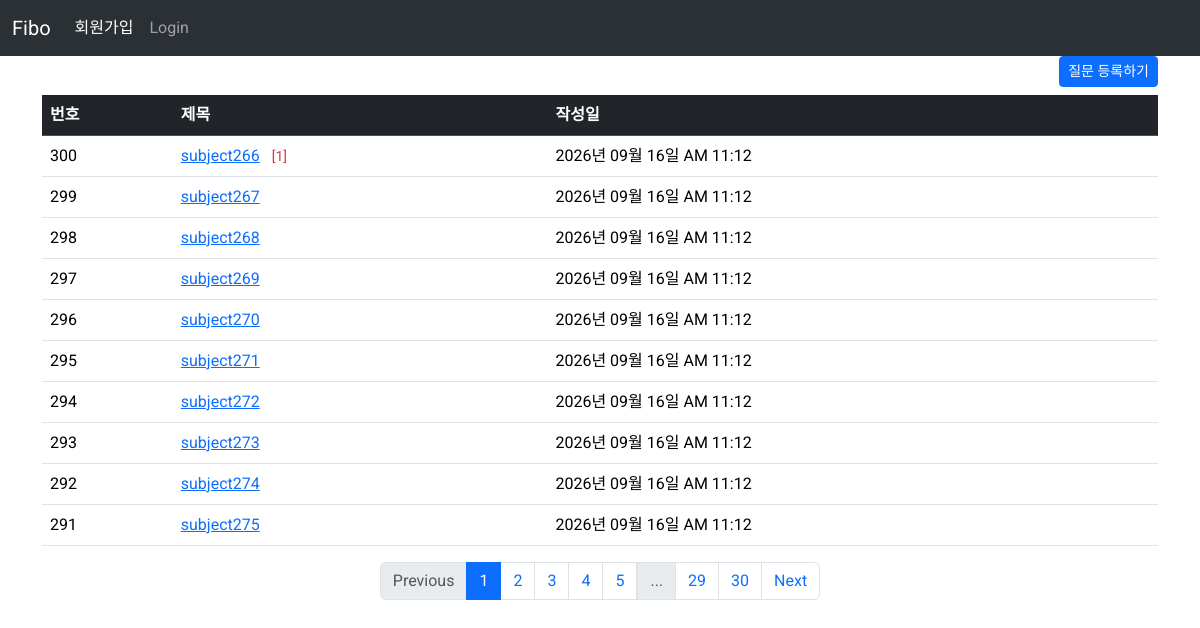
The page /question/list on the database its author committed.
### pybo/models.py (models this page shows)
class Question(db.Model):
    id = db.Column(db.Integer, primary_key=True)
    subject = db.Column(db.String(200), nullable=False)
    content = db.Column(db.Text, nullable=False)
    create_date = db.Column(db.DateTime,nullable=False)

### pybo/views/question_views.py (the view)
@bp.route('/list')
def _list():
    question_list = Question.query.order_by(Question.create_date.desc())
    page = request.args.get('page', default=1, type=int)
    question_list = question_list.paginate(page=page, per_page=10)
    return render_template('question/question_list.html', question_list=question_list)

### pybo/filter.py (called while the page is built)
def format_datetime(value,fmt="%Y년 %m월 %d일 %p %I:%M"):
    return value.strftime(fmt)

### pybo/templates/question/question_list.html
{% extends "base.html" %}
{% block content %}
<div class="container mv-3">
    <div class="text-end">
       <a href="{{ url_for('question.create') }}" class="btn btn-primary btn-sm mb-2">질문 등록하기</a>
    </div>
    <table class="table table-hover">
      <thead>
        <tr class="table-dark">
          <th scope="col">번호</th>
          <th scope="col">제목</th>
          <th scope="col">작성일</th>
        </tr>
      </thead>
      <tbody>
        {% if question_list %}
          {% for question in question_list.items %}
          <tr>
            <td>{{ question_list.total - ((question_list.page-1)*question_list.per_page) -loop.index0 }}</td>
            <td><a href="{{ url_for('question.detail', question_id=question.id) }}">{{ question.subject }}</a>
                {% if question.answer_set| length > 0 %}
                    <span class="text-danger small mx-2">[{{question.answer_set|length}}]</span> </span>
                {% endif %}
            </td>
            <td>{{ question.create_date |datetime}}</td>
          </tr>
          {% endfor %}
        {% else %}
        <tr>
            <td colspan="3">질문이 없습니다.</td>
        </tr>
        {% endif %}
      </tbody>
    </table>
    <ul class="pagination justify-content-center">
        {% if question_list.has_prev %}
          <li class="page-item"><a class="page-link" href="?page={{question_list.prev_num}}">Previous</a></li>
        {% else %}
          <li class="page-item disabled"><a class="page-link" href="javascript:void(0)">Previous</a></li>
        {% endif %}
        {% for page_num in question_list.iter_pages() %}
        {% if page_num %}
        {% if page_num != question_list.page %}
        <li class="page-item">
            <a class="page-link" href="?page={{ page_num }}">{{ page_num }}</a>
        </li>
        {% else %}
        <li class="page-item active" aria-current="page">
            <a class="page-link" href="javascript:void(0)">{{ page_num }}</a>
        </li>
        {% endif %}
        {% else %}
        <li class="disabled">
            <a class="page-link" href="javascript:void(0)">...</a>
        </li>
        {% endif %}
        {% endfor %}
        {% if question_list.has_next %}
          <li class="page-item"><a class="page-link" href="?page={{question_list.next_num}}">Next</a></li>
        {% else %}
          <li class="page-item disabled"><a class="page-link" href="javascript:void(0)">Next</a></li>
        {% endif %}
    </ul>
</div>
{% endblock %}

### pybo/templates/base.html (shortened to what this page needs)
<!DOCTYPE html>
<html lang="ko">
<head>
    <link rel="stylesheet" href="https://cdn.jsdelivr.net/npm/bootstrap@5.3.8/dist/css/bootstrap.min.css">
    <link rel="stylesheet" href="{{ url_for('static', filename='style.css') }}">
</head>
<body>
    {% include 'navbar.html' %}
    {% block content %}
    {% endblock %}
</body>
</html>

### pybo/templates/navbar.html (shortened to what this page needs)
<nav class="navbar navbar-expand-sm bg-body-tertiary" data-bs-theme="dark">
  <div class="container-fluid">
    <a class="navbar-brand" href="{{ url_for('main.index') }}">Fibo</a>
    <div class="collapse navbar-collapse" id="navbarNav">
      <ul class="navbar-nav">
        <li class="nav-item">
          <a class="nav-link active" aria-current="page" href="{{url_for('auth.signup')}}">회원가입</a>
        </li>
        <li class="nav-item">
          <a class="nav-link" href="#">Login</a>
        </li>
      </ul>
    </div>
  </div>
</nav>

### pybo/static/style.css (style rules this page uses)
body { font-family: "Roboto", sans-serif; font-weight: 400; }

### rows shown on the page
Question: total "300", subject "subject266", answer_set|length "1", create_date "2026년 09월 16일 AM 11:12"
Question: total "299", subject "subject267", create_date "2026년 09월 16일 AM 11:12"
Question: total "298", subject "subject268", create_date "2026년 09월 16일 AM 11:12"
Question: total "297", subject "subject269", create_date "2026년 09월 16일 AM 11:12"
Question: total "296", subject "subject270", create_date "2026년 09월 16일 AM 11:12"
Question: total "295", subject "subject271", create_date "2026년 09월 16일 AM 11:12"
Question: total "294", subject "subject272", create_date "2026년 09월 16일 AM 11:12"
Question: total "293", subject "subject273", create_date "2026년 09월 16일 AM 11:12"
Question: total "292", subject "subject274", create_date "2026년 09월 16일 AM 11:12"
Question: total "291", subject "subject275", create_date "2026년 09월 16일 AM 11:12"

### other values the page prints
{{ page_num }} "1"
{{ page_num }} "2" "3" "4" "5" "29" "30"
